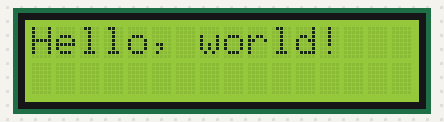
A sketch run on a simulated Arduino Uno, built with avr-gcc and run on an emulated ATmega328P. Shown: 16×2 character LCD.

Above: at 0.1 s.
At 3.1 s:
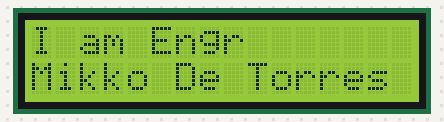

The sketch:

24._LCD_with_no_I2C.ino
```cpp
#include <LiquidCrystal.h>
int rs=12,en=11,d4=5,d5=4,d6=3,d7=2;
LiquidCrystal lcd(rs,en,d4,d5,d6,d7);
int t=3000;

void setup() {
  // put your setup code here, to run once:
lcd.begin(16,2);
}

void loop() {
  // put your main code here, to run repeatedly:
lcd.clear();
lcd.print("Hello, world!");
delay(t);
lcd.clear();

lcd.setCursor(0,0);
lcd.print("I am Engr");
lcd.setCursor(0,1);
lcd.print("Mikko De Torres");
delay(t);
lcd.clear();
}
```

Measured:
- what the display in image 1 shows lasts 3.0 s, from 3.1 s to 6.1 s
